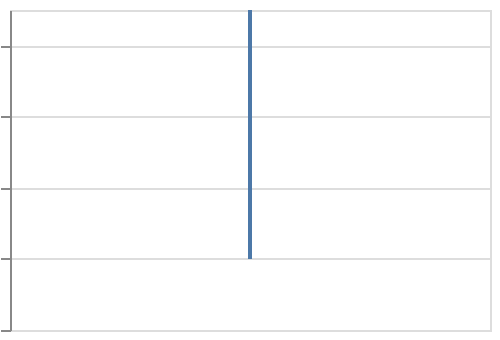

Specify this chart in Vega-Lite:
### Vega-Lite specification from a JSON file in a GitHub repository (floating-point values rounded to 4 significant figures)
{"$schema": "https://vega.github.io/schema/vega-lite/v6.json", "padding": 5, "autosize": "none", "width": 240, "height": 160, "data": {"name": "table", "values": [{"c": "A", "g": "p", "x": 1, "y": 2, "v": 5, "t": "2024-01-15", "o": {"v": 3}, "IMDB Rating": 6.1, "d": "x1"}, {"c": "B", "g": "q", "x": 2, "y": 4, "v": 9, "t": "2024-02-20", "o": {"v": 7}, "IMDB Rating": 7.4, "d": "x2"}, {"c": "A", "g": "q", "x": 3, "y": 3, "v": 2, "t": "2024-03-05", "o": {"v": 1}, "IMDB Rating": 5.2, "d": "x1"}, {"c": "C", "g": "p", "x": 4, "y": 6, "v": 7, "t": "2024-05-30", "o": {"v": 4}, "IMDB Rating": 8.8, "d": "x3"}, {"c": "B", "g": "p", "x": 5, "y": 5, "v": 4, "t": "2024-07-11", "o": {"v": 9}, "IMDB Rating": 6.9, "d": "x2"}, {"c": "C", "g": "q", "x": 6, "y": 8, "v": 6, "t": "2024-09-02", "o": {"v": 2}, "IMDB Rating": 7.7, "d": "x3"}, {"c": "A", "g": "p", "x": 7, "y": 7, "v": 8, "t": "2024-11-25", "o": {"v": 5}, "IMDB Rating": 4.4, "d": "x1"}, {"c": "B", "g": "q", "x": 8, "y": 9, "v": 3, "t": "2024-12-31", "o": {"v": 8}, "IMDB Rating": 9.1, "d": "x2"}]}, "mark": "line", "encoding": {"y": {"field": "y", "type": "quantitative"}}}
